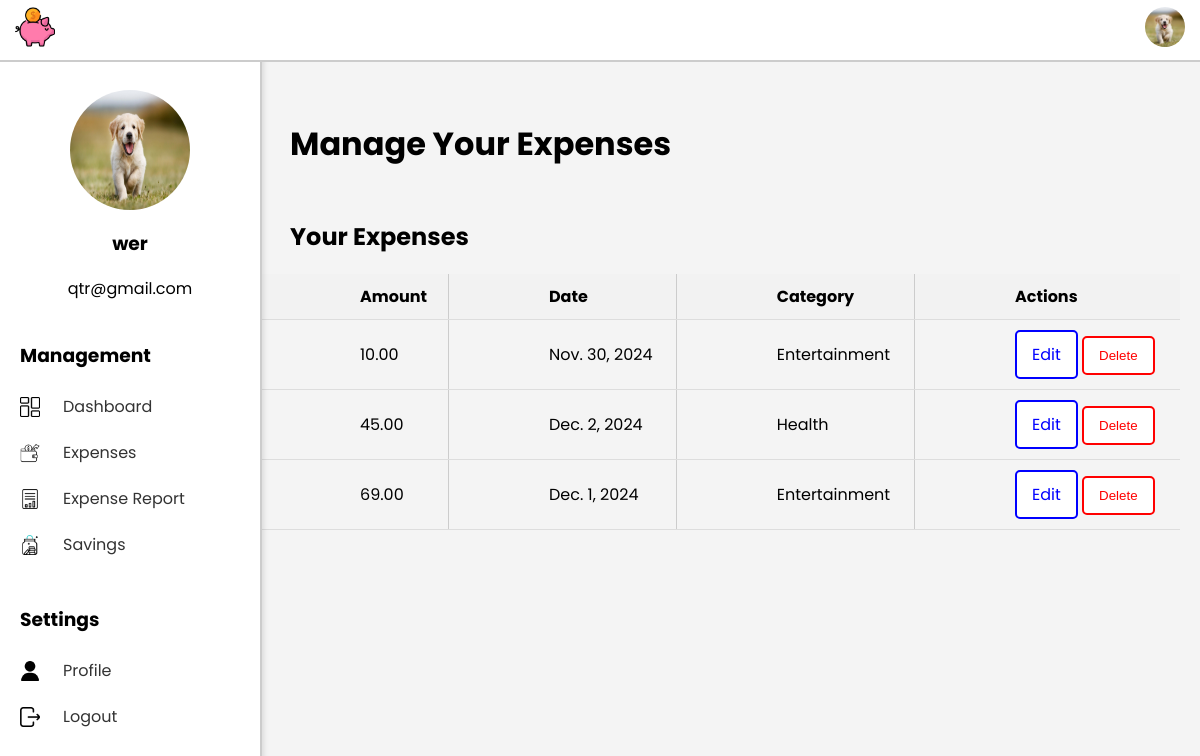
The page /ExpenseSystem/manage_expense/ (signed in) on the database its author committed.
### ExpenseSystem/models.py (models this page shows, shortened)
class Profile(models.Model):
    user = models.OneToOneField(User, on_delete=models.CASCADE)
    profile_picture = models.ImageField(upload_to='profile_pictures/', default='default_profile.png')

class Expense(models.Model):
    amount = models.DecimalField(max_digits=10, decimal_places=2)
    date = models.DateField()
    category = models.ForeignKey(Category, on_delete=models.CASCADE)
    user = models.ForeignKey(User, on_delete=models.CASCADE)
    description = models.TextField(null=True, blank=True)  # Add the description field

class Category(models.Model):
    name = models.CharField(max_length=255)

### ExpenseSystem/views.py (the view)
# urls.py: path('manage_expense/', views.manage_expense, name='manage_expense'),
@login_required
def manage_expense(request):
    expenses = Expense.objects.filter(user=request.user)
    return render(request, 'manage_expense.html', {'expenses': expenses})

### ExpenseSystem/templates/manage_expense.html (shortened to what this page needs)
<!DOCTYPE html>
<html lang="en">
<head>
    {% load static %}
    <link rel="stylesheet" href="{% static 'manageexpense.css' %}">
</head>
<body>
    {% include 'navbar.html' %}
    {% include 'sidebar.html' %}
    <div class="main-dashboard">
        <div class="header">
            <h1>Manage Your Expenses</h1>
        </div>
        <div class="expense-list background-box">
            <h2>Your Expenses</h2>
            <table>
                <thead>
                    <tr>
                        <th>Amount</th>
                        <th>Date</th>
                        <th>Category</th>
                        <th>Actions</th>
                    </tr>
                </thead>
                <tbody>
                    {% for expense in expenses %}
                    <tr>
                        <td>{{ expense.amount }}</td>
                        <td>{{ expense.date }}</td>
                        <td>{{ expense.category.name }}</td>
                        <td>
                            <a href="{% url 'edit_expense' expense.id %}" class="btn btn-edit">Edit</a>
                            <form method="POST" action="{% url 'delete_expense' expense.id %}" style="display:inline;">
                                <button type="submit" class="btn btn-delete">Delete</button>
                            </form>
                        </td>
                    </tr>
                    {% empty %}
                    <tr>
                        <td colspan="4">No expenses recorded.</td>
                    </tr>
                    {% endfor %}
                </tbody>
            </table>
        </div>
    </div>
</body>
</html>

### ExpenseSystem/templates/navbar.html (shortened to what this page needs)
{% load static %}
<nav class="navbar">
    <link rel="stylesheet" href="{% static 'navbar.css' %}">
    <div class="navbar-logo">
        <img src="{% static 'piggy-bank.png' %}" alt="Logo" class="logo">
    </div>
    <div class="profile-dropdown">
        <img id="profile-dropdown"
             src="{% if user.profile.profile_picture %}{{ user.profile.profile_picture.url }}{% else %}{% static 'default_profile.png' %}{% endif %}"
             alt="Profile Picture" class="profile-dropdown-img">
    </div>
</nav>

### ExpenseSystem/templates/sidebar.html (shortened to what this page needs)
{% load static %}
<div class="sidebar">
    <div class="profile-section">
        <link rel="stylesheet" href="{% static 'sidebar.css' %}">
        <img id="sidebar_profile_picture"
     src="{% if user.profile.profile_picture %}{{ user.profile.profile_picture.url }}{% else %}{% static 'default_profile.png' %}{% endif %}"
     alt="Profile Picture" class="sidebar-profile-picture">
        <h3>{{ user.username }}</h3>
        <p>{{ user.email }}</p>
    </div>
    <div class="management-section">
        <h3>Management</h3>
        <ul>
            <li class="{% if request.resolver_match.url_name == 'dashboard' %}active{% endif %}">
                <img src="{% static 'dashboard.png' %}" alt="Dashboard Icon" class="sidebar-icon">
                <a href="{% url 'dashboard' %}">Dashboard</a>
            </li>
            <li class="{% if request.resolver_match.url_name == 'add_expense' %}active{% endif %}">
                <img src="{% static 'expenses.png' %}" alt="Add Expenses Icon" class="sidebar-icon">
                <a href="{% url 'add_expense' %}">Expenses</a>
            </li>
            <li class="{% if request.resolver_match.url_name == 'expense_report' %}active{% endif %}">
                <img src="{% static 'add_report.png' %}" alt="Expense Report Icon" class="sidebar-icon">
                <a href="{% url 'expense_report' %}">Expense Report</a>
            </li>
            <li class="{% if request.resolver_match.url_name == 'savings_dashboard' %}active{% endif %}">
                <img src="{% static 'add_savings.png' %}" alt="Savings Icon" class="sidebar-icon">
                <a href="{% url 'savings_dashboard' %}">Savings</a>
            </li>
        </ul>
    </div>
    <div class="settings-section">
        <h3>Settings</h3>
        <ul>
            <li class="{% if request.resolver_match.url_name == 'user_profile' %}active{% endif %}">
                <img src="{% static 'user.png' %}" alt="User Icon" class="sidebar-icon">
                <a href="{% url 'user_profile' %}">Profile</a>
            </li>
            <li><img src="{% static 'exit.png' %}" alt="Logout Icon" class="sidebar-icon">
                <a href="{% url 'logout' %}" class="btn btn-secondary">Logout</a></li>
        </ul>
    </div>
</div>

### ExpenseSystem/static/manageexpense.css (style rules this page uses)
body { font-family: Poppins, sans-serif; background-color: #f4f4f4; margin: 0; padding: 0; }
.main-dashboard { margin-left: 240px; padding: 20px; }
.header { display: flex; justify-content: space-between; align-items: center; margin-bottom: 30px; }
.header h1 { font-size: 2em; margin-left: 30px; margin-top: 100px; }
.expense-list h2 { margin-left: 30px; }
table { width: 100%; border-collapse: collapse; }
th, td { padding: 10px; padding-left: 100px; text-align: left; border-bottom: 1px solid #ddd; }
th { background-color: #f2f2f2; border-right: 1px solid #ccc; }
td { border-right: 1px solid #ccc; }
th:last-child, td:last-child { border-right: none; }
.btn-edit { border: 2px solid blue; background-color: white; color: blue; padding: 10px 15px; text-decoration: none; border-radius: 5px; cursor: pointer; display: inline-block; }
.btn-delete { border: 2px solid red; background-color: white; color: red; padding: 10px 15px; text-decoration: none; border-radius: 5px; cursor: pointer; display: inline-block; }

### ExpenseSystem/static/navbar.css (style rules this page uses)
.navbar { display: flex; justify-content: space-between; align-items: center; background-color: #ffff; padding: 5px 15px; color: white; position: fixed; top: 0; left: 0; right: 0; z-index: 1000; height: 50px; border-bottom: 2px solid #ccc; }
.navbar-logo img { height: 40px; }
.profile-dropdown { position: relative; margin-left: auto; align-self: center; }
.profile-dropdown-img { width: 40px; height: 40px; border-radius: 50%; object-fit: cover; cursor: pointer; transition: transform 0.3s ease; }

### ExpenseSystem/static/sidebar.css (style rules this page uses)
.sidebar { position: fixed; top: 50px; left: 0; height: calc(100% - 50px); background-color: #ffffff; width: 220px; box-shadow: 2px 0 5px rgba(0, 0, 0, 0.1); padding: 20px; border-right: 2px solid #ccc; }
.profile-section { text-align: center; margin-top: 20px; }
.profile-section img { border-radius: 50%; width: 120px; height: 120px; display: block; margin: 0 auto; }
.management-section, .settings-section { margin-top: 40px; }
.management-section h3, .settings-section h3 { margin-bottom: 10px; }
.management-section ul, .settings-section ul { list-style-type: none; padding: 0; }
.management-section li, .settings-section li { display: flex; align-items: center; margin: 5px 0; }
.sidebar-icon { width: 20px; height: 20px; margin-right: 15px; margin-top: 5px; margin-bottom: 5px; vertical-align: middle; }
.management-section li a, .settings-section li a { text-decoration: none; color: #333; padding: 8px; display: block; }

### rows shown on the page
Expense: amount "10.00", date "Nov. 30, 2024", category.name "Entertainment"
Expense: amount "45.00", date "Dec. 2, 2024", category.name "Health"
Expense: amount "69.00", date "Dec. 1, 2024", category.name "Entertainment"

### other values the page prints
{{ user.username }} "wer"
{{ user.email }} "qtr@gmail.com"
